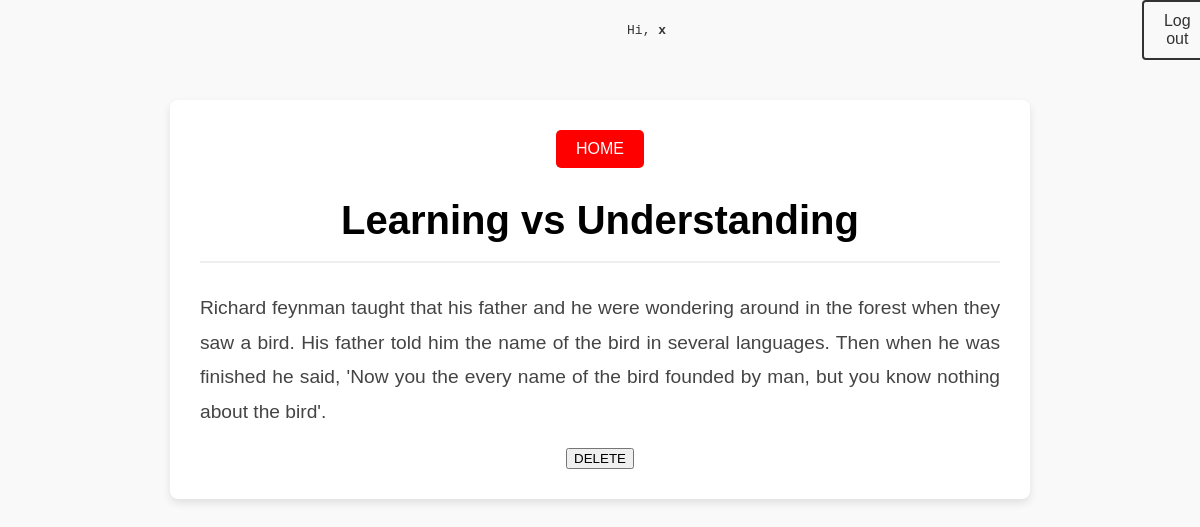
The app's page /blogs/blog/learning-vs-understanding (signed in) with its own data.
### blogapp/models.py (models this page shows, shortened)
class BlogEntry(models.Model):
    title = models.CharField(max_length=100)
    author = models.ForeignKey('auth.User', on_delete=models.CASCADE)
    particular = models.TextField()
    date = models.DateField(auto_now_add=True)
    blog = models.Manager()
    slug = models.SlugField(blank=True)
    class Meta:
        verbose_name_plural = 'Blog Enteries'

### blogapp/views.py (the view)
# urls.py: path('blog/<slug:slug>', Detail.as_view(), name='detail'),
class Detail(LoginRequired, DetailView):
    model = BlogEntry
    template_name = 'one.html'
    context_object_name = 'one'
    def get_queryset(self):
        queryset = super().get_queryset()
        return queryset.filter(author=self.request.user)

### blogapp/mixins.py (called while the page is built)
    def dispatch(self, request, *args, **kwargs):
        if not request.user.is_authenticated:
            return PermissionDenied("You are not allowed to view this page")
        return super().dispatch(request, *args, **kwargs)

### templates/one.html (shortened to what this page needs)
{% extends 'base.html' %}
{% block content %}
<div class="detail-container">
    <header class="detail-header">
        <form action="{% url 'main' %}">
            <button type="submit" class="homebutton">HOME</button>
        </form>
        <h1 class="detail-title">{{ one.title }}</h1>
        <hr class="detail-divider">
    </header>
    <section class="detail-content">
        <p>{{ one.particular }}</p>
    </section>
    <form action='{% url 'delete' one.slug %}' method='POST'>
        <button type='submit' class='deletebutton'>DELETE</button>
    </form>
</div>
{% endblock %}

### templates/base.html (shortened to what this page needs)
<!DOCTYPE html>
{% load static %}
<html lang="en">
<head>
    <link href="{% static 'css/style.css' %}" rel="stylesheet" >
</head>
<body>
    <div class='logins'>
        {% if user.is_authenticated %}
            <pre>                                                                                  Hi, <strong>{{ user.username }}                                                             </strong></pre>
            <form method="post" action="{% url 'logout' %}">
                <button type="submit" class='logout'>Log out</button>
            </form>
        {% else %}
            <a href='{% url 'login' %}'>Log in</a>
        {% endif %}
    </div>
    {% block content %}
    {% endblock %}
</body>
</html>

### static/css/style.css (style rules this page uses)
body { font-family: "Arial", sans-serif; background-color: #f9f9f9; color: #333; margin: 0; padding: 0; }
.detail-container { max-width: 800px; margin: 40px auto; padding: 30px; background-color: #fff; box-shadow: 0 4px 8px rgba(0, 0, 0, 0.1); border-radius: 8px; text-align: center; }
.detail-header { display: flex; flex-direction: column; align-items: center; margin-bottom: 20px; }
.detail-title { font-size: 2.5rem; color: #000000; margin: 10px 0; }
.detail-divider { border: 0; height: 2px; background: #eee; width: 100%; }
.detail-content p { font-size: 1.2rem; line-height: 1.8; color: #444; text-align: justify; }
.homebutton { background-color: #ff0000; color: white; border: none; padding: 10px 20px; font-size: 1rem; cursor: pointer; border-radius: 5px; margin-bottom: 20px; }
.logins { display: flex; width: 100%; justify-content: center; align-items: center; }
.logout { background-color: transparent; color: #333; border: 2px solid #333; padding: 10px 20px; border-radius: 4px; font-size: 16px; cursor: pointer; }

### records on screen
BlogEntry: title "Learning vs Understanding", particular "Richard feynman taught that his father and he were wondering around in the forest when they saw a bird. His father told him the name of the bird in several languages. Then when he was finished he said, 'Now you the every name of the bird founded by man, but you know nothing about the bird'."

### other values on screen
{{ user.username }} "x"
